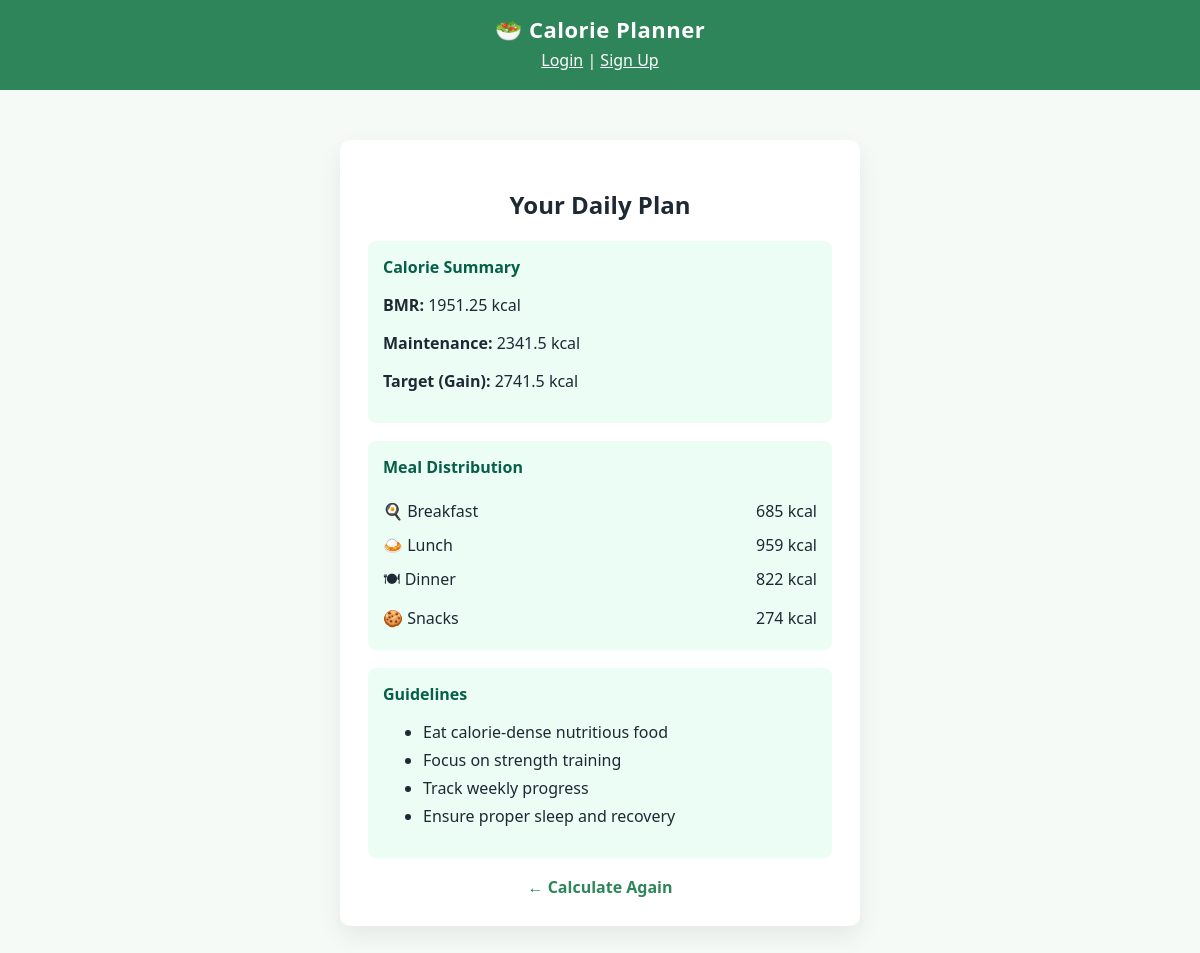
/result3/, run on the app's committed database.
### CalorieCal/models.py (models this page shows, shortened)
class CalorieResult(models.Model):
    GOAL_CHOICES = [
        ("loss", "Weight Loss"),
        ("maintain", "Maintain Weight"),
        ("gain", "Weight Gain"),
    ]
    user_profile = models.ForeignKey(
        Userprofile, on_delete=models.CASCADE, related_name="results"
    )
    bmr = models.FloatField()
    maintenance_calories = models.FloatField()
    target_calories = models.FloatField()
    goal = models.CharField(max_length=20, choices=GOAL_CHOICES)
    created_at = models.DateTimeField(auto_now_add=True)

class DietPlan(models.Model):
    calorie_result = models.OneToOneField(
        CalorieResult, on_delete=models.CASCADE, related_name="diet_plan"
    )
    breakfast_calories = models.IntegerField()
    lunch_calories = models.IntegerField()
    dinner_calories = models.IntegerField()
    snacks_calories = models.IntegerField()
    guidelines = models.TextField()

### CalorieCal/views.py (the view)
# urls.py: path("result<int:result_id>/", views.result_view, name="result"),
def result_view(request, result_id):
    result = CalorieResult.objects.select_related("user_profile").get(id=result_id)
    plan = result.diet_plan
    guidelines = plan.guidelines.split("\n")
    context = {
        "result": result,
        "plan": plan,
        "guidelines": guidelines,
    }
    return render(request, "CalorieCal/result.html", context)

### templates/CalorieCal/result.html
{% extends "CalorieCal/base.html" %}
{% block content %}
<h2 style="text-align:center;">Your Daily Plan</h2>
<div class="section">
    <h3>Calorie Summary</h3>
    <p><strong>BMR:</strong> {{ result.bmr }} kcal</p>
    <p><strong>Maintenance:</strong> {{ result.maintenance_calories }} kcal</p>
    <p><strong>Target ({{ result.goal|title }}):</strong> {{ result.target_calories }} kcal</p>
</div>
<div class="section">
    <h3>Meal Distribution</h3>
    <div class="meal"><span>🍳 Breakfast</span><span>{{ plan.breakfast_calories }} kcal</span></div>
    <div class="meal"><span>🍛 Lunch</span><span>{{ plan.lunch_calories }} kcal</span></div>
    <div class="meal"><span>🍽 Dinner</span><span>{{ plan.dinner_calories }} kcal</span></div>
    <div class="meal"><span>🍪 Snacks</span><span>{{ plan.snacks_calories }} kcal</span></div>
</div>
<div class="section">
    <h3>Guidelines</h3>
    <ul class="guidelines">
        {% for tip in guidelines %}
            <li>{{ tip }}</li>
        {% endfor %}
    </ul>
</div>
<div class="back-link">
    <a href="/">← Calculate Again</a>
</div>
{% endblock %}

### static/css/style.css (style rules this page uses)
* { box-sizing: border-box; font-family: "Segoe UI", Tahoma, sans-serif; }
body { margin: 0; background: #f6faf7; color: #1f2933; }
.section { background: #ecfdf5; padding: 15px; border-radius: 8px; margin-bottom: 18px; }
.section h3 { margin-top: 0; font-size: 16px; color: #065f46; }
.meal { display: flex; justify-content: space-between; padding: 6px 0; }
.guidelines li { margin-bottom: 6px; }
.back-link { text-align: center; margin-top: 15px; }
.back-link a { color: #2f855a; text-decoration: none; font-weight: 600; }

### data on the page
CalorieResult: bmr "1951.25", maintenance_calories "2341.5", goal "Gain", target_calories "2741.5"
DietPlan: breakfast_calories "685", lunch_calories "959", dinner_calories "822", snacks_calories "274"

### other printed values
{{ tip }} "Eat calorie-dense nutritious food" "Focus on strength training" "Track weekly progress" "Ensure proper sleep and recovery"
